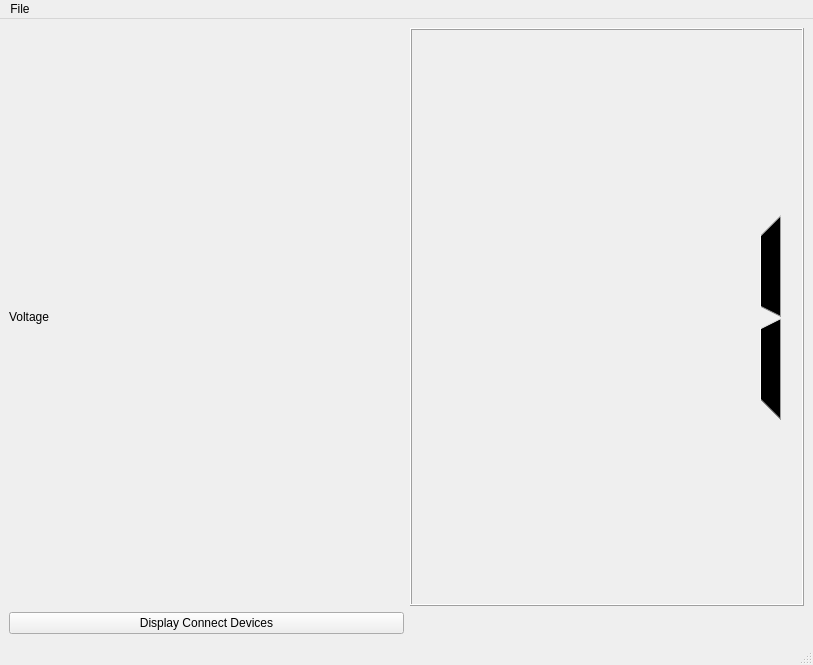
<?xml version="1.0" encoding="UTF-8"?>
<ui version="4.0">
 <class>MainWindow</class>
 <widget class="QMainWindow" name="MainWindow">
  <property name="geometry">
   <rect>
    <x>0</x>
    <y>0</y>
    <width>813</width>
    <height>665</height>
   </rect>
  </property>
  <property name="windowTitle">
   <string>MainWindow</string>
  </property>
  <widget class="QWidget" name="centralwidget">
   <layout class="QGridLayout" name="gridLayout">
    <item row="0" column="1">
     <widget class="QLCDNumber" name="voltageDisplay">
      <property name="smallDecimalPoint">
       <bool>false</bool>
      </property>
      <property name="digitCount">
       <number>3</number>
      </property>
      <property name="value" stdset="0">
       <double>1.000000000000000</double>
      </property>
      <property name="intValue" stdset="0">
       <number>1</number>
      </property>
     </widget>
    </item>
    <item row="1" column="1">
     <widget class="QLabel" name="label">
      <property name="text">
       <string/>
      </property>
     </widget>
    </item>
    <item row="0" column="0">
     <widget class="QLabel" name="voltageLabel">
      <property name="text">
       <string>Voltage</string>
      </property>
     </widget>
    </item>
    <item row="1" column="0">
     <widget class="QPushButton" name="devicesButton">
      <property name="text">
       <string>Display Connect Devices</string>
      </property>
     </widget>
    </item>
   </layout>
  </widget>
  <widget class="QMenuBar" name="menubar">
   <property name="geometry">
    <rect>
     <x>0</x>
     <y>0</y>
     <width>813</width>
     <height>22</height>
    </rect>
   </property>
   <widget class="QMenu" name="menuFile">
    <property name="title">
     <string>File</string>
    </property>
   </widget>
   <addaction name="menuFile"/>
  </widget>
  <widget class="QStatusBar" name="statusbar"/>
 </widget>
 <resources/>
 <connections/>
</ui>
